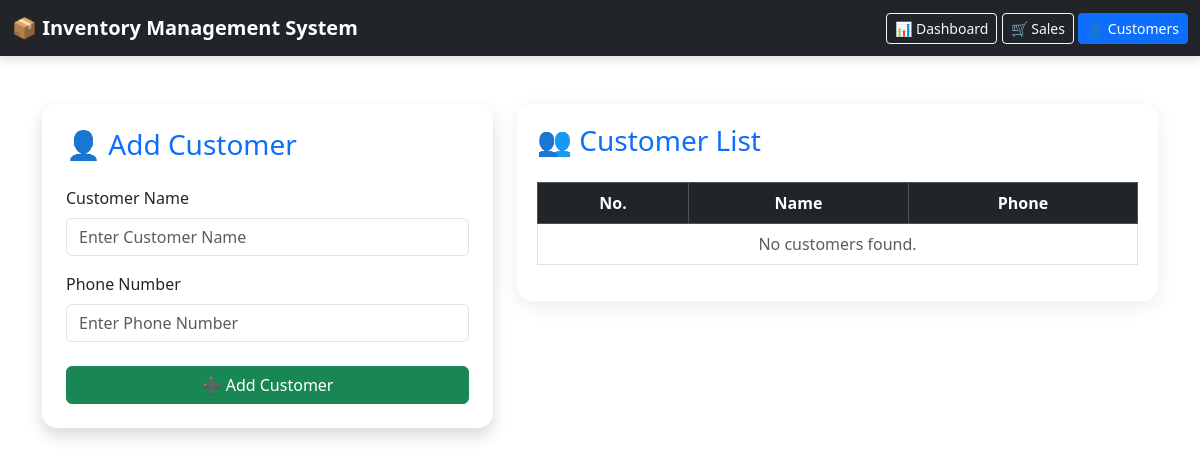
The page /customers on the database as committed earlier.
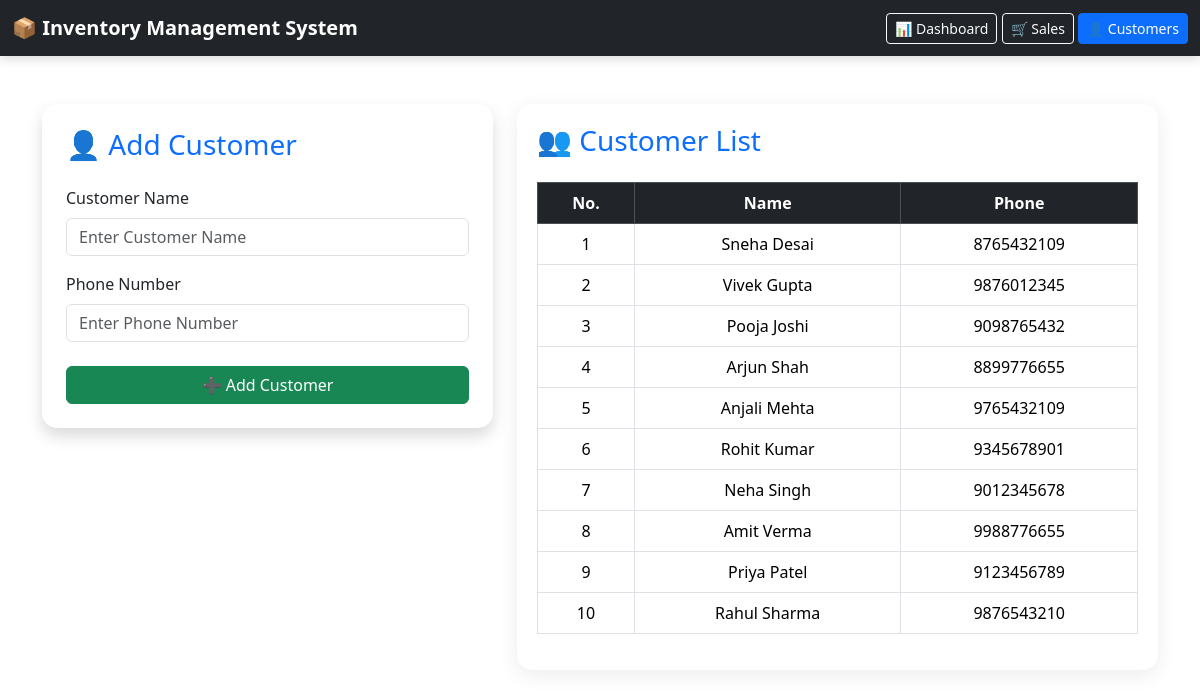
The same page on the database as committed later.
### tables this page shows
CREATE TABLE customers (
            customer_id INTEGER PRIMARY KEY AUTOINCREMENT,
            customer_name TEXT NOT NULL,
            phone TEXT
        );

### app.py (the view)
@app.route("/customers")
def customers():
    conn = connect_db()
    cursor = conn.cursor()
    cursor.execute("""
        SELECT *
        FROM customers
        ORDER BY customer_id DESC
    """)
    customers = cursor.fetchall()
    conn.close()
    return render_template(
        "customer.html",
        customers=customers
    )

### app.py (called while the page is built)
def connect_db():
    conn = sqlite3.connect("inventory.db")
    conn.row_factory = sqlite3.Row
    conn.execute("PRAGMA foreign_keys = ON")
    return conn

### templates/customer.html (shortened to what this page needs)
<!DOCTYPE html>
<html lang="en">
<head>
    <link
        href="https://cdn.jsdelivr.net/npm/bootstrap@5.3.3/dist/css/bootstrap.min.css"
        rel="stylesheet">
</head>
<body class="customers-page">
<nav class="navbar navbar-dark bg-dark">
    <div class="container-fluid">
        <a href="/" class="navbar-brand fw-bold">
            📦 Inventory Management System
        </a>
        <div>
            <a href="/" class="btn btn-outline-light btn-sm">
                📊 Dashboard
            </a>
            <a href="/sales" class="btn btn-outline-light btn-sm">
                🛒 Sales
            </a>
            <a href="/customers" class="btn btn-primary btn-sm">
                👤 Customers
            </a>
        </div>
    </div>
</nav>
<div class="container mt-5">
    <div class="row g-4">
        <div class="col-md-5">
            <div class="card shadow">
                <div class="card-body p-4">
                    <h3 class="text-primary mb-4">
                        👤 Add Customer
                    </h3>
                    <form action="/add-customer"
                          method="POST">
                        <label class="form-label">
                            Customer Name
                        </label>
                        <input
                            type="text"
                            name="customer_name"
                            class="form-control mb-3"
                            placeholder="Enter Customer Name"
                            required>
                        <label class="form-label">
                            Phone Number
                        </label>
                        <input
                            type="text"
                            name="phone"
                            class="form-control mb-4"
                            placeholder="Enter Phone Number"
                            maxlength="15">
                        <button
                            type="submit"
                            class="btn btn-success w-100">
                            ➕ Add Customer
                        </button>
                    </form>
                </div>
            </div>
        </div>
        <div class="col-md-7">
            <div class="table-container">
                <h3 class="text-primary mb-4">
                    👥 Customer List
                </h3>
                <div class="table-responsive">
                    <table class="table table-bordered table-hover text-center">
                        <thead class="table-dark">
                            <tr>
                                <th>No.</th>
                                <th>Name</th>
                                <th>Phone</th>
                            </tr>
                        </thead>
                        <tbody>
                        {% if customers %}
                            {% for customer in customers %}
                            <tr>
                                <td>
                                    {{ loop.index }}
                                </td>
                                <td>
                                    {{ customer["customer_name"] }}
                                </td>
                                <td>
                                    {{ customer["phone"] or "-" }}
                                </td>
                            </tr>
                            {% endfor %}
                        {% else %}
                            <tr>
                                <td colspan="3"
                                    class="text-muted">
                                    No customers found.
                                </td>
                            </tr>
                        {% endif %}
                        </tbody>
                    </table>
                </div>
            </div>
        </div>
    </div>
</div>
</body>
</html>

### templates/customer.html (style rules this page uses)
.card { border: none; border-radius: 15px; }
.navbar { box-shadow: 0 3px 10px rgba(0,0,0,0.15); }
.table-container { background: white; border-radius: 15px; padding: 20px; box-shadow: 0 5px 20px rgba(0,0,0,0.08); }

Rows that differ between the two databases and show on the page:
added customers: customer_name "Sneha Desai", phone "8765432109"
added customers: customer_name "Vivek Gupta", phone "9876012345"
added customers: customer_name "Pooja Joshi", phone "9098765432"
added customers: customer_name "Arjun Shah", phone "8899776655"
added customers: customer_name "Anjali Mehta", phone "9765432109"
added customers: customer_name "Rohit Kumar", phone "9345678901"
added customers: customer_name "Neha Singh", phone "9012345678"
added customers: customer_name "Amit Verma", phone "9988776655"
added customers: customer_name "Priya Patel", phone "9123456789"
added customers: customer_name "Rahul Sharma", phone "9876543210"
Other text that changed with them:
text no longer shown: "No customers found."
